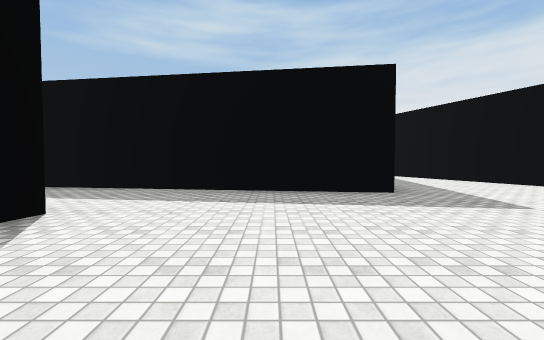
view 1 (above)

21 first-person views from a walk through a scene from a Unity 3-D project. The camera is 1.2 m above the floor, tilts 2° down and sees 90° across. The floor is counted in squares, 2 m on a side. Each view is taken from the middle of a square. On the plan, view 1 faces up. The plan holds only what a view shows up to about 9 squares ahead; the rest is blank. The place goes on beyond the plan. Surface patterns are stand-ins for the level's own textures.

view 2
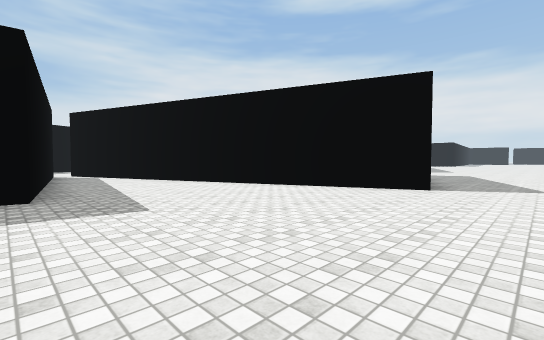

view 3
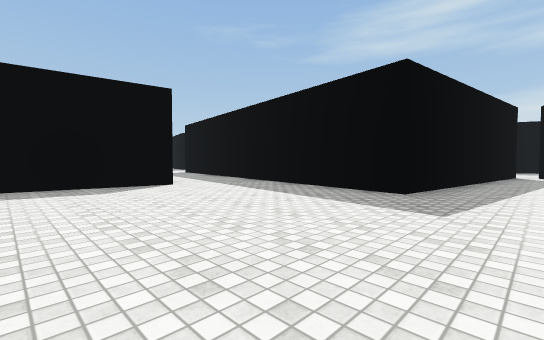

view 4
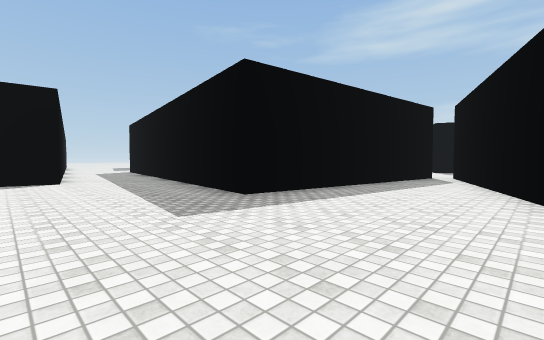

view 5
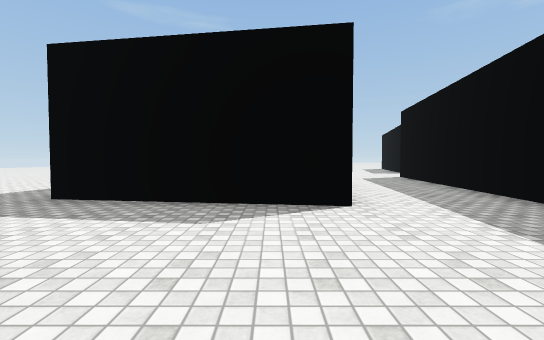

view 6
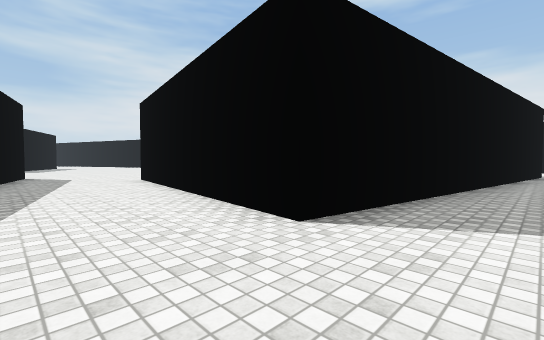

view 7
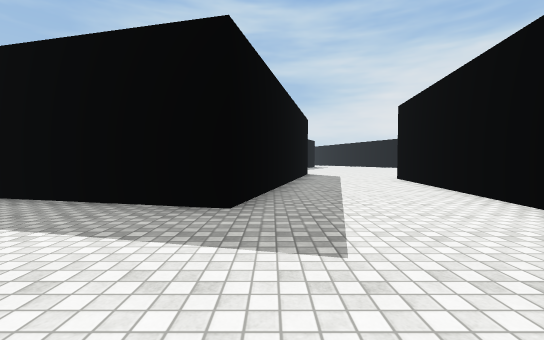

view 8
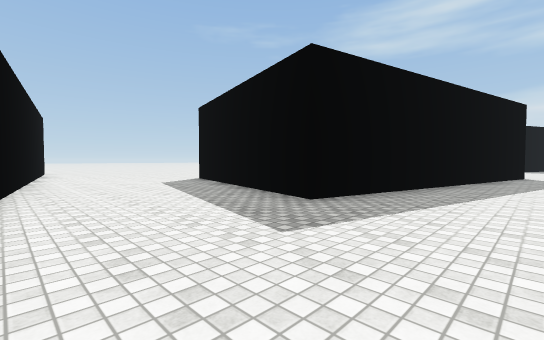

view 9
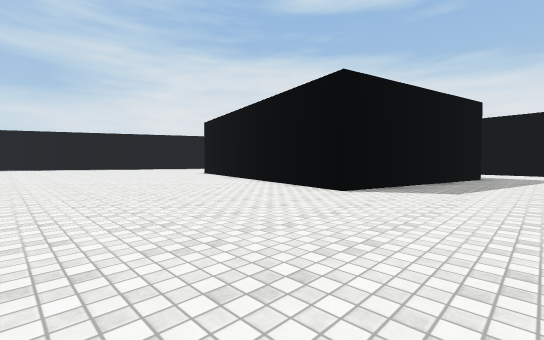

view 10
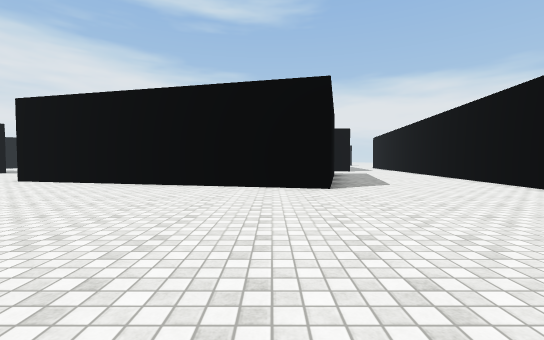

view 11
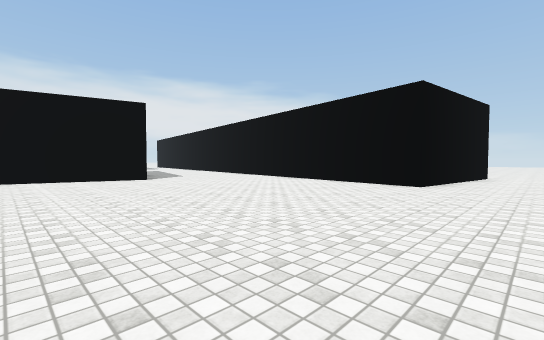

view 12
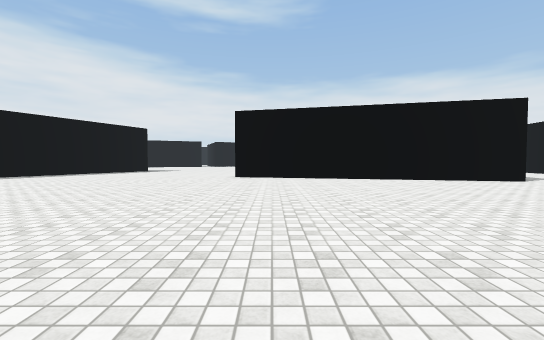

view 13
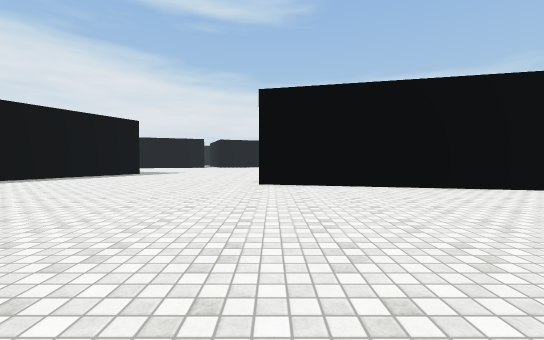

view 14
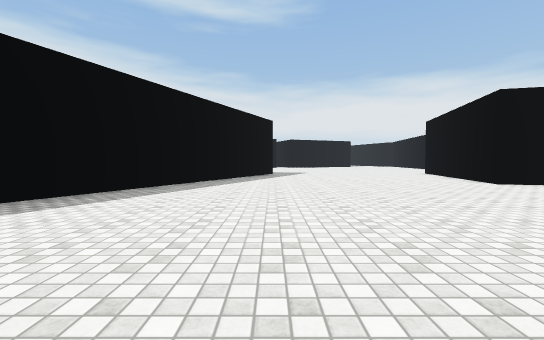

view 15
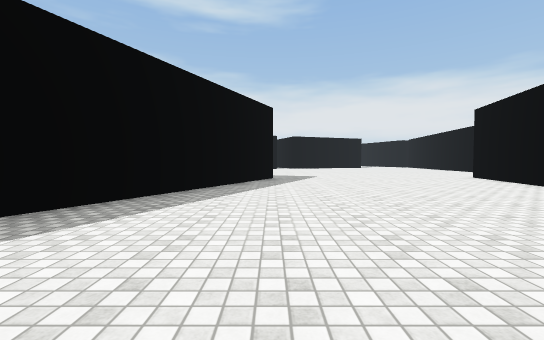

view 16
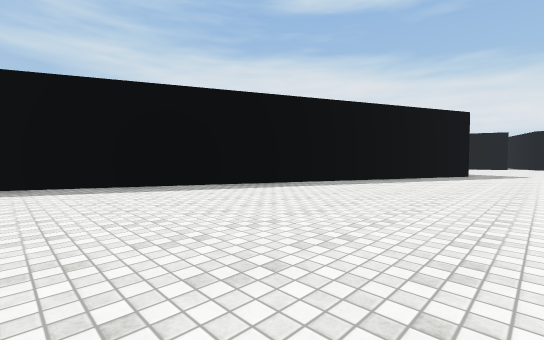

view 17
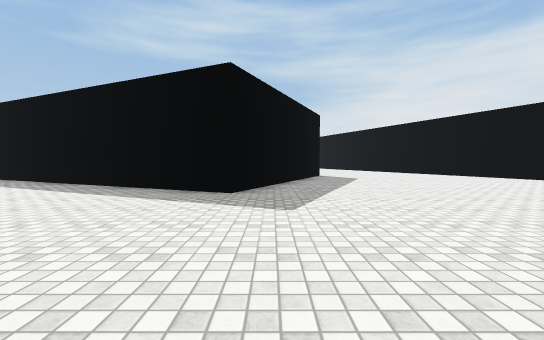

view 18
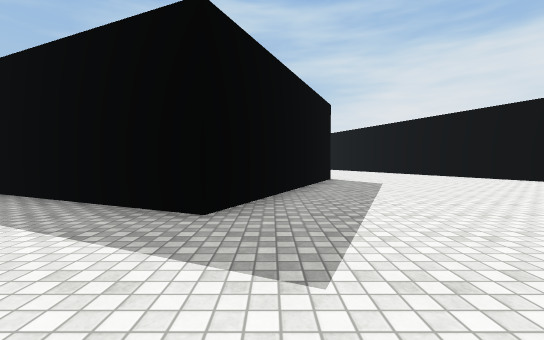

view 19
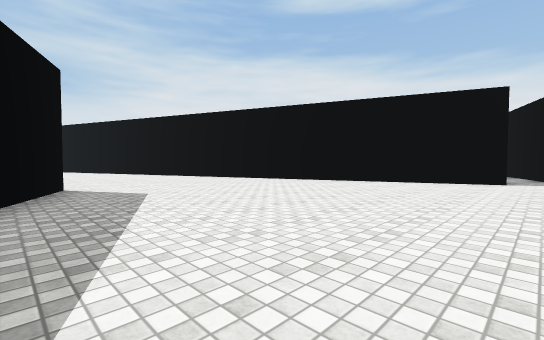

view 20
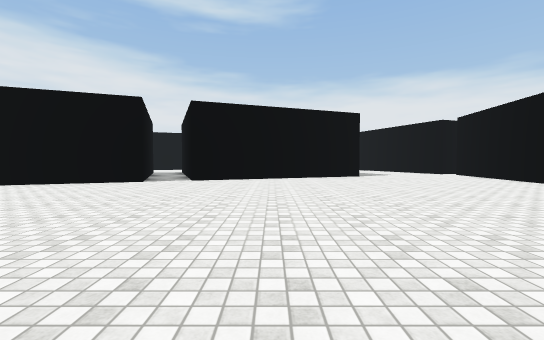

view 21
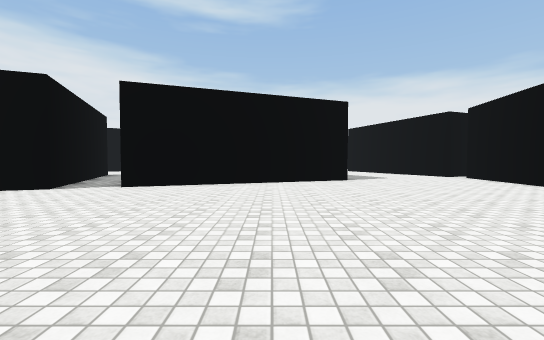

### Floor plan
Points are (right, up) in squares from view 1. A wall is a line through its corners. A room is listed if a view was taken in it or the views show most of it. See-through windows are left out.
Room 1 (views 1, 2, 3, 4, 5)
walls: (2.3, 5) (-8, 6.6); (8.1, 1.5) (3.9, 12.6); (-4.9, 3.4) (-2.5, 3) (-3, 0); (3.3, 12) (2.3, 5.4)
ways out: opening at (-8.5, 5.5) to room 2
Room 2 (views 6, 7, 8, 9, 10, 11, 12, 13, 14, 15, 16, 17, 18, 19, 20, 21)
walls: (-10.4, 17) (-12.1, 10.2); (-11, 24.1) (-23.1, 29.6); (-8.5, 9.4) (-7.9, 13.9); (-12.4, 8.3) (-18.3, 9.8) (-16.2, 18.3) (-10.9, 17); (-8.1, 29.8) (-10.4, 24.6); (-0.9, 12.9) (3, 12.3); (2.3, 16.7) (0.1, 22.4) (3.3, 23.6); (3, 24.9) (-0.3, 23.6) (-2.8, 30); (-25.7, 1.8) (-25.1, 6.3) (-15, 4.9)
ways out: opening at (-8.5, 5.5) to room 1

Positions as (right, up) in squares from view 1, and headings:
1: (0, 0), facing up
2: (2, 0), facing up-right
3: (4, 0), facing up-left
4: (6, 2), facing up-left
5: (1, 2), facing left
6: (-11, 5), facing up-right
7: (-12, 5), facing up
8: (-10, 5), facing up-left
9: (-23, 7), facing up-right
10: (-24, 11), facing right
11: (-27, 13), facing down-right
12: (-26, 17), facing right
13: (-23, 18), facing right
14: (-23, 24), facing right
15: (-20, 24), facing right
16: (-23, 22), facing up-right
17: (-10, 19), facing up
18: (-10, 21), facing up
19: (-9, 23), facing up-right
20: (-8, 20), facing right
21: (-6, 19), facing right
